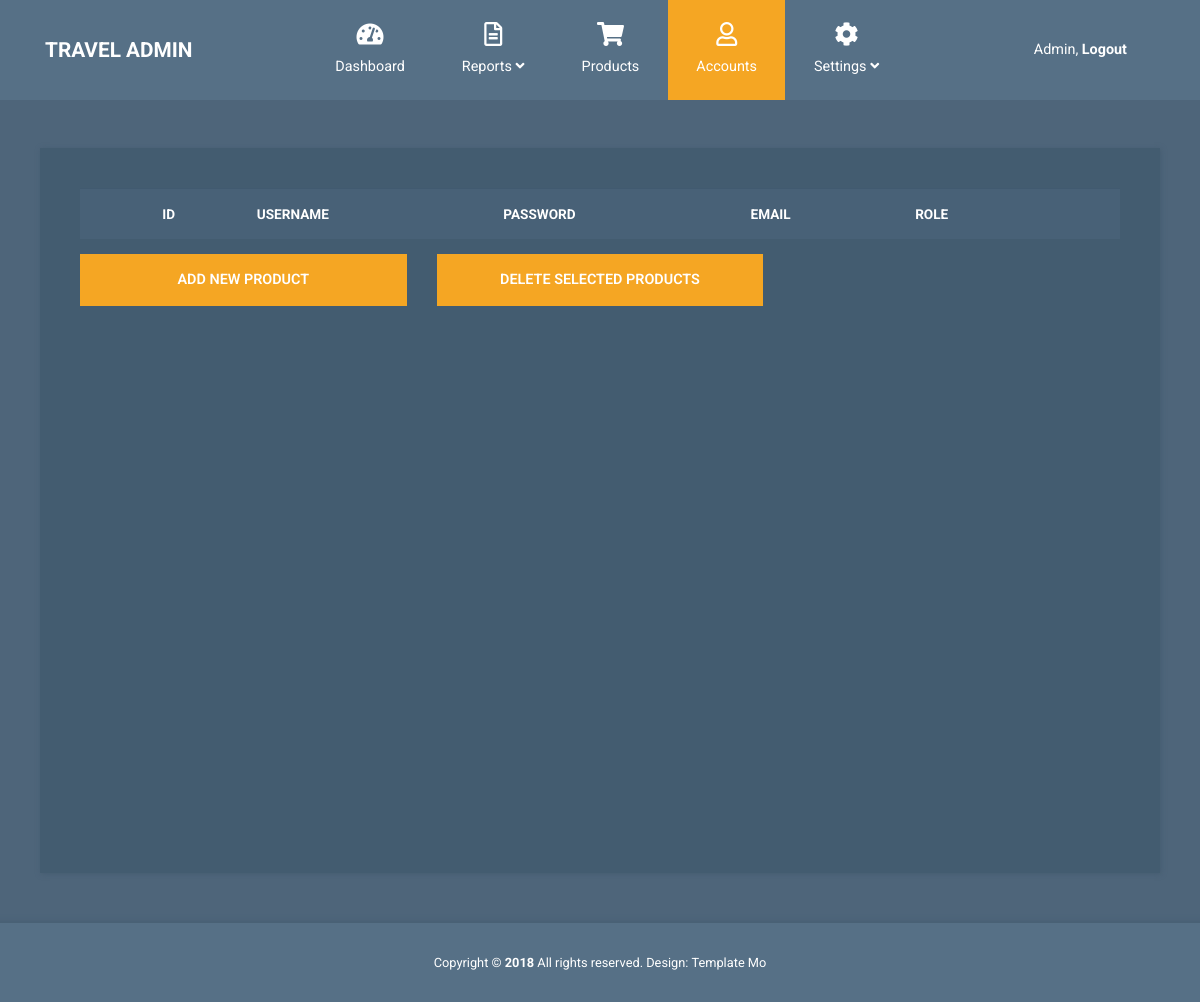
/adminpage/accounts.php, run on an earlier commit of the app's database.
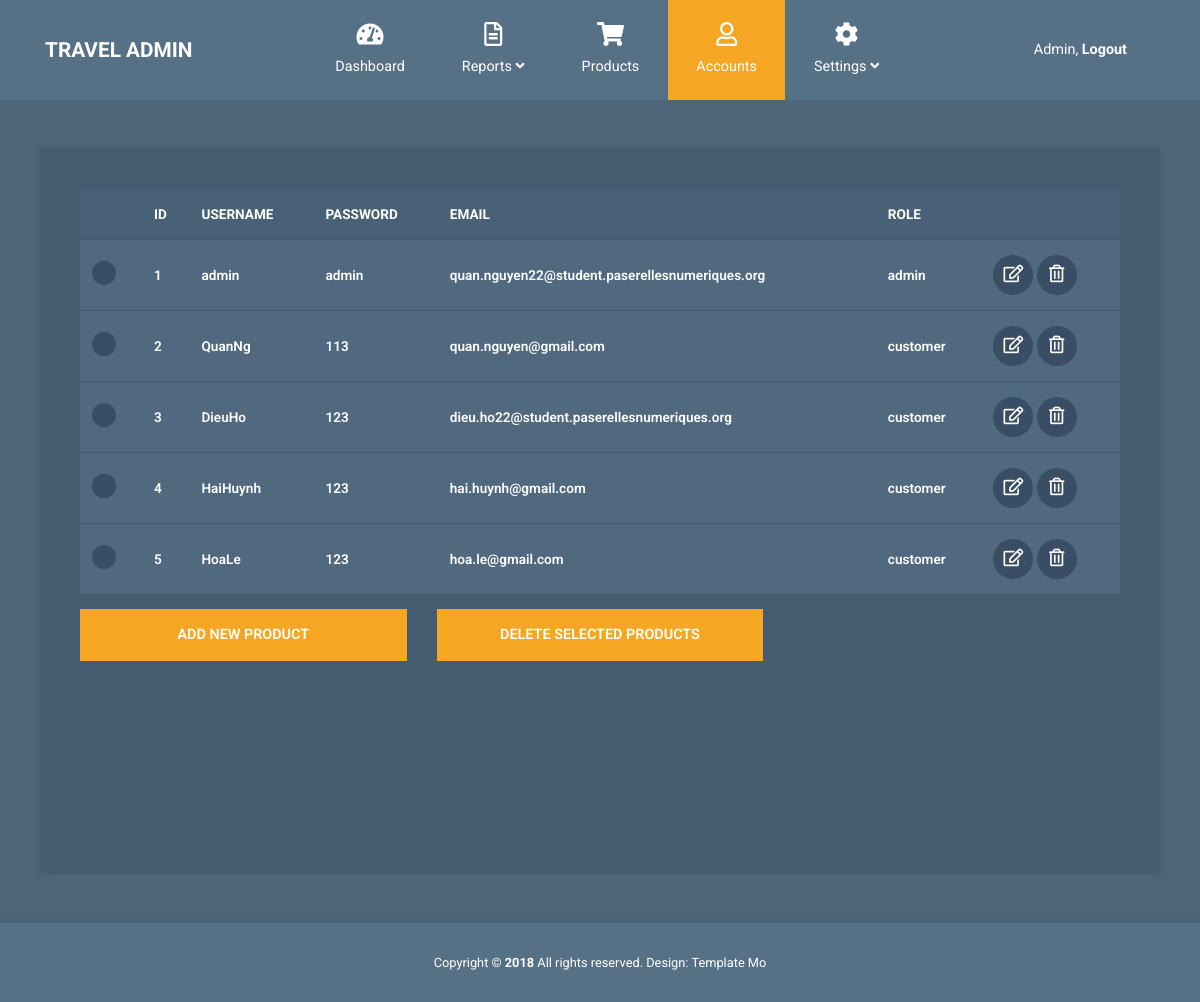
And on a later commit of the database.
### tables this page shows
create table IF NOT EXISTS `accounts`(
    `id_acc` int not null  primary key AUTO_INCREMENT,
    `username` varchar(255),
    `email` varchar(255),
    `password` varchar(255),
    `lname` varchar(255),
    `fname` varchar(255),
    `phone` varchar(11),
    `address` varchar(255),
    `img` TEXT,
    `rule` varchar(30)   
);

### process/connectDB.php (called while the page is built, shortened)
<?php
    class Connect{
        private $servername = "localhost";
        private $username= "root";
        private $password = "";
        private $dbname = "webtravel";
        public function __construct()
        {
            $this->con = new mysqli($this->servername, $this->username, $this->password, $this->dbname);
        }
    }
    class Action{
        public $con;
        public function __construct()
        {
            $this->con = new Connect();
        }
        public function display($tablename){
            $sql = "SELECT * FROM `$tablename`";
            $ketqua=$this->con->con->query($sql);
            return $ketqua;
        }
    }
    class Accounts{
        public function __construct(){
            $this->action = new Action();
        }
    }
?>

### adminpage/accounts.php (the view, shortened to what this page needs)
<!DOCTYPE html>
<html lang="en">
  <head>
    <link rel="stylesheet" href="css/fontawesome.min.css" />
    <link rel="stylesheet" href="css/bootstrap.min.css" />
    <link rel="stylesheet" href="css/templatemo-style.css" />
  </head>
  <body id="reportsPage">
    <nav class="navbar navbar-expand-xl">
      <div class="container h-100">
        <a class="navbar-brand" href="index.php">
          <h1 class="tm-site-title mb-0">Travel Admin</h1>
        </a>
        <div class="collapse navbar-collapse" id="navbarSupportedContent">
          <ul class="navbar-nav mx-auto h-100">
            <li class="nav-item">
              <a class="nav-link" href="index.php">
                <i class="fas fa-tachometer-alt"></i> Dashboard
              </a>
            </li>
            <li class="nav-item dropdown">
              <a
                class="nav-link dropdown-toggle"
                href="#"
                id="navbarDropdown"
                role="button"
                data-toggle="dropdown"
                aria-haspopup="true"
                aria-expanded="false"
              >
                <i class="far fa-file-alt"></i>
                <span> Reports <i class="fas fa-angle-down"></i> </span>
              </a>
            </li>
            <li class="nav-item">
              <a class="nav-link " href="tours.php">
                <i class="fas fa-shopping-cart"></i> Products
              </a>
            </li>
            <li class="nav-item">
              <a class="nav-link active" href="accounts.php">
                <i class="far fa-user"></i> Accounts
              </a>
            </li>
            <li class="nav-item dropdown">
              <a
                class="nav-link dropdown-toggle"
                href="#"
                id="navbarDropdown"
                role="button"
                data-toggle="dropdown"
                aria-haspopup="true"
                aria-expanded="false"
              >
                <i class="fas fa-cog"></i>
                <span> Settings <i class="fas fa-angle-down"></i> </span>
              </a>
            </li>
          </ul>
          <ul class="navbar-nav">
            <li class="nav-item">
              <a class="nav-link d-block" href="login.php">
                Admin, <b>Logout</b>
              </a>
            </li>
          </ul>
        </div>
      </div>
    </nav>
    <div class="container mt-5">
      <div class="row tm-content-row">
        <div class="col-sm-12 col-md-12 col-lg-12 col-xl-12 tm-block-col">
          <div class="tm-bg-primary-dark tm-block tm-block-products">
            <div class="tm-product-table-container">
              <table class="table table-hover tm-table-small tm-product-table">
                <thead class="">
                  <tr>
                    <th scope="col">&nbsp;</th>
                    <th scope="col">ID</th>
                    <th scope="col">USERNAME</th>
                    <th scope="col">PASSWORD</th>
                    <th scope="col">EMAIL</th>
                    <th scope="col">ROLE</th>
                    <th scope="col">&nbsp;</th>
                  </tr>
                </thead>
                <tbody>
                <?php
                    include '../process/connectDB.php';
                    $objAcc = new Accounts();
                    $ketqua = $objAcc->action->display($objAcc->tablename);
                    while ($row = $ketqua->fetch_assoc()) {
                  ?>
                  <tr>
                    <th scope="row"><input type="checkbox" /></th>
                    <td casls="tm-product-name"><?php echo $row['id_acc']?></td>
                    <td><?php echo $row['username']?></td>
                    <td><?php echo $row['password']?></td>
                    <td><?php echo $row['email']?></td>
                    <td><?php echo $row['rule']?></td>
                    <td>
                      <a href="edit-account.php?id=<?php echo $row['id_acc']?>" class=" tm-product-update-link ">
                        <i class="far fa-edit tm-product-delete-icon"></i>
                      </a>
                      <a href="account_process.php?id_acc_delete=<?php echo $row['id_acc']?>" class="tm-product-delete-link">
                        <i class="far fa-trash-alt tm-product-delete-icon"></i>
                      </a>
                    </td>
                  </tr>
                  <?php
                  }
                  ?>
                </tbody>
              </table>
            </div>
            <div class="row">
               <div class="col-lg-4">
                  <a href="add-tour.php" class="btn btn-primary btn-block text-uppercase mb-3">Add new product</a>
                </div>
                <div class=" col-lg-4">
                  <button class="btn btn-primary btn-block text-uppercase">
                    Delete selected products
                  </button>
                </div>
            </div>
          </div>
        </div>
            </div>
          </div>
    <footer class="tm-footer row tm-mt-small">
      <div class="col-12 font-weight-light">
        <p class="text-center text-white mb-0 px-4 small">
          Copyright &copy; <b>2018</b> All rights reserved. Design:
          <a
            rel="nofollow noopener"
            href="https://templatemo.com"
            class="tm-footer-link"
            >Template Mo</a
          >
        </p>
      </div>
    </footer>
  </body>
</html>

### adminpage/css/templatemo-style.css (style rules this page uses)
html { font-size: 16px; overflow-x: hidden; }
body { font-family: Roboto, Helvetica, Arial, sans-serif; background-color: #4e657a; overflow-x: hidden; }
a { transition: all 0.3s ease; }
.navbar-brand { display: flex; align-items: center; }
.tm-site-title { display: inline-block; text-transform: uppercase; font-size: 1.3rem; font-weight: 700; color: #fff; }
.navbar { height: 100px; background-color: #567086; padding: 0; }
.navbar .container { position: relative; }
.tm-mt-small { margin-top: 20px; }
.tm-block-col { margin-bottom: 30px; }
.tm-block { padding: 40px; -webkit-box-shadow: 1px 1px 5px 0 #455c71; -moz-box-shadow: 1px 1px 5px 0 #455c71; box-shadow: 1px 1px 5px 0 #455c71; min-height: 350px; height: 100%; max-height: 450px; }
.nav-link { color: #fff; height: 100%; display: flex; align-items: center; justify-content: center; flex-direction: column; font-size: 90%; }
.nav-link>i { margin-bottom: 10px; margin-right: 0; font-size: 1.5rem; }
.dropdown-item, .nav-link { padding: 15px 20px; }
.navbar-nav .active>.nav-link, .navbar-nav .nav-link.active { background-color: #f5a623; color: #fff; }
.navbar-nav .nav-link.active i { color: #fff; }
.nav-item { text-align: center; }
.nav-item:last-child { margin-right: 0; }
.dropdown-toggle::after { display: none; }
.tm-content-row { justify-content: space-between; margin-left: -20px; margin-right: -20px; }
.table { background-color: #50697f; color: #fff; font-size: 85%; margin-bottom: 0; }
thead { background-color: #486177; color: #fff; }
.table thead th { border-bottom: 0; }
.btn { border-radius: 0; padding: 13px 28px; transition: all 0.2s ease; max-width: 100%; }
.btn-primary { color: #fff; background-color: #f5a623; border: 2px solid #f5a623; font-size: 90%; font-weight: 600; }
.table td, .table th { border-top: 1px solid #415a70; padding: 15px 25px; vertical-align: middle; }
.tm-table-small td, .tm-table-small th { padding-left: 12px; padding-right: 12px; }
.table-hover tbody tr { transition: all 0.2s ease; }
.tm-bg-primary-dark { background-color: #435c70; }
input[type="checkbox"] { cursor: pointer; -webkit-appearance: none; appearance: none; background-color: #394e64; background-position: center; border-radius: 50%; box-sizing: border-box; position: relative; box-sizing: content-box; width: 24px; height: 24px; transition: all 0.1s linear; }
.tm-block-products { min-height: 725px; }
.tm-product-table-container { max-height: 465px; margin-bottom: 15px; overflow-y: scroll; }
.tm-product-table tr { font-weight: 600; }
.tm-product-delete-icon { font-size: 1.1rem; color: #fff; }
.tm-product-update-link, .tm-product-delete-link { padding: 10px; border-radius: 50%; background-color: #394e64; display: inline-block; width: 40px; height: 40px; text-align: center; }
.tm-footer { background-color: #567086; padding-top: 30px; padding-bottom: 30px; -webkit-box-shadow: 0 -3px 5px 0 rgba(69, 92, 113, 0.59); -moz-box-shadow: 0 -3px 5px 0 rgba(69, 92, 113, 0.59); box-shadow: 0 -3px 5px 0 rgba(69, 92, 113, 0.59); }
.tm-footer-link { color: white; }
@media (min-width: 1200px) { .navbar-expand-xl .navbar-nav .nav-link { padding-left: 28px; padding-right: 28px; } }
@media (min-width: 1200px) { .navbar-collapse { height: 100%; } }
@media (max-width: 1275px) and (min-width: 1200px) { .nav-item { margin-right: 15px; } }
@media (max-width: 1350px) { .nav-item { margin-right: 1px; } }

What changed in the data, as far as the page shows it:
added accounts: id_acc "1", username "admin", password "admin", email "quan.nguyen22@student.paserellesnumeriques.org", rule "admin"
added accounts: id_acc "2", username "QuanNg", password "113", email "quan.nguyen@gmail.com", rule "customer"
added accounts: id_acc "3", username "DieuHo", password "123", email "dieu.ho22@student.paserellesnumeriques.org", rule "customer"
added accounts: id_acc "4", username "HaiHuynh", password "123", email "hai.huynh@gmail.com", rule "customer"
added accounts: id_acc "5", username "HoaLe", password "123", email "hoa.le@gmail.com", rule "customer"
